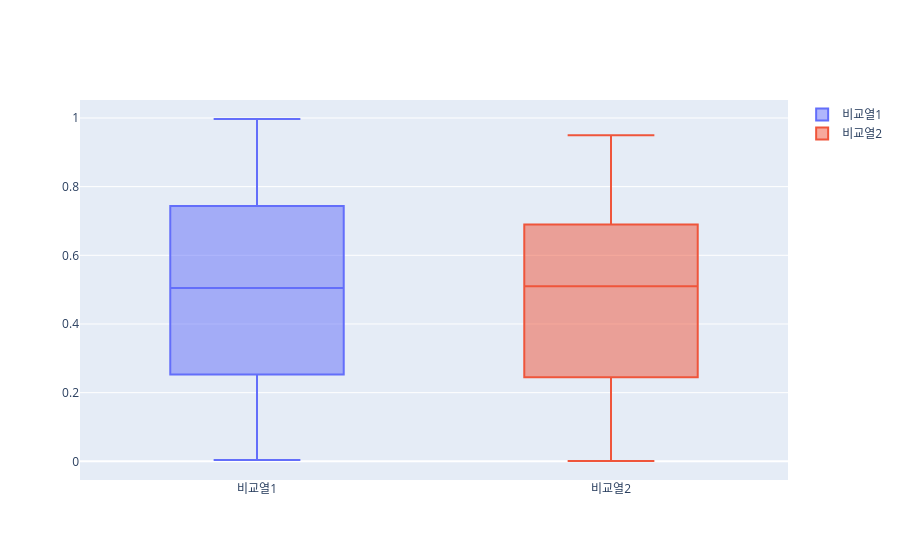

Notebook code for this chart:
### Code cell
import plotly.graph_objects as go
import numpy as np

data1 = np.random.rand(100)
data2 = np.random.rand(100)

fig = go.Figure()

fig.add_trace(
    go.Box(
        y=data1,
        name="비교열1",
        showlegend=True
    )
)

fig.add_trace(
    go.Box(
        y=data2,
        name="비교열2",
        showlegend=True
    )
)

fig.update_layout(
    title="박스플롯 그래프",
    xaxis_title="비교열 데이터"
)

fig.show()
